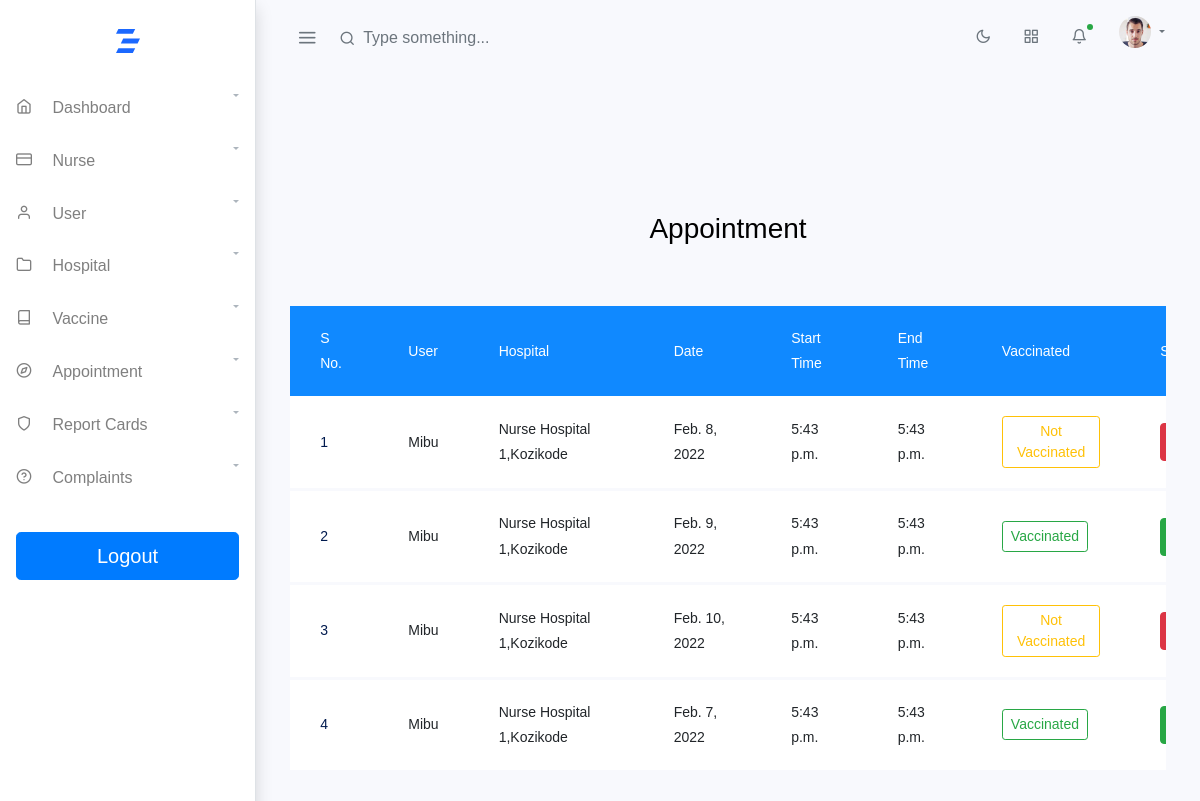
/appointment_view, run on the app's committed database.
### vaccineapp/models.py (models this page shows)
class Appointment(models.Model):
    User = models.ForeignKey(User, on_delete=models.CASCADE, related_name='appointment')
    Schedule = models.ForeignKey(VaccinationSchedule, on_delete=models.CASCADE)
    Status = models.IntegerField(default=0)
    Vaccine_Name = models.ForeignKey(Vaccine, on_delete=models.DO_NOTHING, null=True, blank=True)
    Vaccinated = models.BooleanField(default=False)

class User(models.Model):
    User = models.ForeignKey(Login, on_delete=models.CASCADE, related_name='user')
    Name = models.CharField(max_length=200)
    Contact_No = PhoneNumberField(unique=True, null=False, blank=False)
    Address = models.CharField(max_length=200)
    Child_Name = models.CharField(max_length=200)
    Child_Age = models.IntegerField()
    Child_Gender = models.CharField(max_length=100)
    Recent_Vaccination = models.TextField(null=True, blank=False)
    def __str__(self):
        return self.Name

class VaccinationSchedule(models.Model):
    Hospital = models.ForeignKey(Hospital, on_delete=models.CASCADE)
    Date = models.DateField()
    Start_Time = models.TimeField()
    End_Time = models.TimeField()

class Hospital(models.Model):
    Name = models.CharField(max_length=200)
    Place = models.CharField(max_length=200)
    Contact_No = PhoneNumberField(unique=True, null=False, blank=False)
    Email = models.EmailField()
    def __str__(self):
        return f'{self.Name},{self.Place}'

### vaccineapp/admin_views.py (the view)
# urls.py: path('appointment_view', admin_views.appointment_view, name='appointment_view'),
def appointment_view(request):
    a = Appointment.objects.all()
    return render(request, 'Admin/appointment_view.html', {'appointment': a})

### templates/Admin/appointment_view.html (shortened to what this page needs)
<!doctype html>
{% extends 'AdminPanel/AdminPanel.html' %}
{% block content %}
{% load static %}
<html lang="en">
  <head>
	<link rel="stylesheet" href="https://stackpath.bootstrapcdn.com/font-awesome/4.7.0/css/font-awesome.min.css">
	<link rel="stylesheet" href="{% static 'AdminPanel/assets/table/css/style.css' %}">
	</head>
	<body>
	<section class="ftco-section">
		<div class="container">
			<div class="row justify-content-center">
				<div class="col-md-6 text-center mb-5">
					<h2 class="heading-section">Appointment</h2>
				</div>
			</div>
			<div class="row">
				<div class="col-md-12">
					<div class="table-wrap">
						<table class="table">
						  <thead class="thead-primary">
						    <tr>
						      <th>S No.</th>
						      <th>User</th>
						      <th>Hospital</th>
						      <th>Date</th>
						      <th>Start Time</th>
						      <th>End Time</th>
							  <th>Vaccinated</th>
						      <th>Status</th>
						    </tr>
						  </thead>
						  <tbody>
						  {% for i in appointment %}
						    <tr>
						      <th>{{forloop.counter}}</th>
						      <td>{{i.User}}</td>
						      <td>{{i.Schedule.Hospital}}</td>
						      <td>{{i.Schedule.Date}}</td>
						      <td>{{i.Schedule.Start_Time}}</td>
						      <td>{{i.Schedule.End_Time}}</td>
								<td>{% if i.Vaccinated == False %}
                                       <a href="#" class="btn btn-outline-warning btn-sm">Not Vaccinated</a>
								  {% elif i.Vaccinated == True %}
								  	<a href="#" class="btn btn-outline-success btn-sm">Vaccinated</a>
								  {% endif %}
							  </td>
							 <td> {% if i.Status == 0 %}
								  <a href="{% url 'confirm_appointment' i.id %}" class="text-success">Confirm</a>/
							 	  <a href="{% url 'reject_appointment' i.id %}"class="text-danger">Reject</a>
							  {% elif i.Status == 1 %}
							  <button type="submit" value="Approval Confirmed" class="btn btn-success">  Confirmed</button>
					          {% elif i.Status == 2 %}
							  <button type="submit" value="Reject" class="btn btn-danger"> Reject</button>
							  {% endif %}
							 </td>
						    </tr>
						  {% endfor %}
						  </tbody>
						</table>
					</div>
				</div>
			</div>
		</div>
	</section>
	</body>
{% endblock %}

### templates/AdminPanel/AdminPanel.html (shortened to what this page needs)
<!doctype html>
{% load static %}
<html lang="en">
  <head>
    <link rel="stylesheet" href="{% static 'AdminPanel/assets/css/simplebar.css' %}">
    <link rel="stylesheet" href="{% static 'AdminPanel/assets/css/feather.css' %}">
    <link rel="stylesheet" href="{% static 'AdminPanel/assets/css/select2.css' %}">
    <link rel="stylesheet" href="{% static 'AdminPanel/assets/css/dropzone.css' %}">
    <link rel="stylesheet" href="{% static 'AdminPanel/assets/css/uppy.min.css' %}">
    <link rel="stylesheet" href="{% static 'AdminPanel/assets/css/jquery.steps.css' %}">
    <link rel="stylesheet" href="{% static 'AdminPanel/assets/css/jquery.timepicker.css' %}">
    <link rel="stylesheet" href="{% static 'AdminPanel/assets/css/quill.snow.css' %}">
    <link rel="stylesheet" href="{% static 'AdminPanel/assets/css/daterangepicker.css' %}">
    <link rel="stylesheet" href="{% static 'AdminPanel/assets/css/app-light.css' %}" id="lightTheme">
    <link rel="stylesheet" href="{% static 'AdminPanel/assets/css/app-dark.css' %}" id="darkTheme" disabled>
  </head>
  <body class="vertical  light  ">
    <div class="wrapper">
            <nav class="topnav navbar navbar-light">
        <button type="button" class="navbar-toggler text-muted mt-2 p-0 mr-3 collapseSidebar">
          <i class="fe fe-menu navbar-toggler-icon"></i>
        </button>
        <form class="form-inline mr-auto searchform text-muted">
          <input class="form-control mr-sm-2 bg-transparent border-0 pl-4 text-muted" type="search" placeholder="Type something..." aria-label="Search">
        </form>
        <ul class="nav">
          <li class="nav-item">
            <a class="nav-link text-muted my-2" href="#" id="modeSwitcher" data-mode="light">
              <i class="fe fe-sun fe-16"></i>
            </a>
          </li>
          <li class="nav-item">
            <a class="nav-link text-muted my-2" href="./#" data-toggle="modal" data-target=".modal-shortcut">
              <span class="fe fe-grid fe-16"></span>
            </a>
          </li>
          <li class="nav-item nav-notif">
            <a class="nav-link text-muted my-2" href="./#" data-toggle="modal" data-target=".modal-notif">
              <span class="fe fe-bell fe-16"></span>
              <span class="dot dot-md bg-success"></span>
            </a>
          </li>
          <li class="nav-item dropdown">
            <a class="nav-link dropdown-toggle text-muted pr-0" href="#" id="navbarDropdownMenuLink" role="button" data-toggle="dropdown" aria-haspopup="true" aria-expanded="false">
              <span class="avatar avatar-sm mt-2">
                <img src="{% static 'AdminPanel/assets/avatars/face-1.jpg' %}" alt="..." class="avatar-img rounded-circle">
              </span>
            </a>
          </li>
        </ul>
      </nav>
      <aside class="sidebar-left border-right bg-white shadow" id="leftSidebar" data-simplebar>
        <nav class="vertnav navbar navbar-light">
          <div class="w-100 mb-4 d-flex">
            <a class="navbar-brand mx-auto mt-2 flex-fill text-center" href="#">
            </a>
          </div>
          <ul class="navbar-nav flex-fill w-100 mb-2">
            <li class="nav-item dropdown">
              <a href="#dashboard" data-toggle="collapse" aria-expanded="false" class="dropdown-toggle nav-link">
                <i class="fe fe-home fe-16"></i>
                <span class="ml-3 item-text">Dashboard</span><span class="sr-only">(current)</span>
              </a>
            </li>
          </ul>
          <ul class="navbar-nav flex-fill w-100 mb-2">
            <li class="nav-item dropdown">
              <a href="#forms" data-toggle="collapse" aria-expanded="false" class="dropdown-toggle nav-link">
                <i class="fe fe-credit-card fe-16"></i>
                <span class="ml-3 item-text">Nurse</span>
              </a>
            </li>
          </ul>
          <ul class="navbar-nav flex-fill w-100 mb-2">
            <li class="nav-item dropdown">
              <a href="#profile" data-toggle="collapse" aria-expanded="false" class="dropdown-toggle nav-link">
                <i class="fe fe-user fe-16"></i>
                <span class="ml-3 item-text">User</span>
              </a>
            </li>
          </ul>
          <ul class="navbar-nav flex-fill w-100 mb-2">
            <li class="nav-item dropdown">
              <a href="#fileman" data-toggle="collapse" aria-expanded="false" class="dropdown-toggle nav-link">
                <i class="fe fe-folder fe-16"></i>
                <span class="ml-3 item-text">Hospital</span>
              </a>
            </li>
          </ul>
          <ul class="navbar-nav flex-fill w-100 mb-2">
            <li class="nav-item dropdown">
              <a href="#contact" data-toggle="collapse" aria-expanded="false" class="dropdown-toggle nav-link">
                <i class="fe fe-book fe-16"></i>
                <span class="ml-3 item-text">Vaccine</span>
              </a>
            </li>
          </ul>
           <ul class="navbar-nav flex-fill w-100 mb-2">
            <li class="nav-item dropdown">
              <a href="#support" data-toggle="collapse" aria-expanded="false" class="dropdown-toggle nav-link">
                <i class="fe fe-compass fe-16"></i>
                <span class="ml-3 item-text">Appointment</span>
              </a>
            </li>
           </ul>
          <ul class="navbar-nav flex-fill w-100 mb-2">
            <li class="nav-item dropdown">
              <a href="#auth" data-toggle="collapse" aria-expanded="false" class="dropdown-toggle nav-link">
                <i class="fe fe-shield fe-16"></i>
                <span class="ml-3 item-text">Report Cards</span>
              </a>
            </li>
          </ul>
          <ul class="navbar-nav flex-fill w-100 mb-2">
            <li class="nav-item dropdown">
              <a href="#authe" data-toggle="collapse" aria-expanded="false" class="dropdown-toggle nav-link">
                <i class="fe fe-help-circle fe-16"></i>
                <span class="ml-3 item-text">Complaints</span>
              </a>
            </li>
          </ul>
          <div class="btn-box w-100 mt-4 mb-1">
            <a class="btn mb-2 btn-primary btn-lg btn-block" href="{% url 'logout' %}">Logout</a>
          </div>
        </nav>
      </aside>
      <main role="main" class="main-content">
    <div>
        {% block content %}
            {% endblock %}
    </div>
      </main>
    </div>
  </body>
</html>

### static/AdminPanel/assets/css/simplebar.css (style rules this page uses)
[data-simplebar] { position: relative; flex-direction: column; flex-wrap: wrap; justify-content: flex-start; align-content: flex-start; align-items: flex-start; }

### static/AdminPanel/assets/css/feather.css (style rules this page uses)
.fe { font-family: "feather" !important; speak: none; font-style: normal; font-weight: normal; font-variant: normal; text-transform: none; line-height: 1; -webkit-font-smoothing: antialiased; -moz-osx-font-smoothing: grayscale; }
.fe-16 { font-size: 16px; }
.fe-bell:before { content: ""; }
.fe-book:before { content: ""; }
.fe-compass:before { content: ""; }
.fe-credit-card:before { content: ""; }
.fe-folder:before { content: ""; }
.fe-grid:before { content: ""; }
.fe-help-circle:before { content: ""; }
.fe-home:before { content: ""; }
.fe-menu:before { content: ""; }
.fe-shield:before { content: ""; }
.fe-sun:before { content: ""; }
.fe-user:before { content: ""; }

### data on the page
Appointment: User "Mibu", Schedule.Hospital "Nurse Hospital 1,Kozikode", Schedule.Date "Feb. 8, 2022", Schedule.Start_Time "5:43 p.m.", Schedule.End_Time "5:43 p.m.", Vaccinated "Not Vaccinated"
Appointment: User "Mibu", Schedule.Hospital "Nurse Hospital 1,Kozikode", Schedule.Date "Feb. 9, 2022", Schedule.Start_Time "5:43 p.m.", Schedule.End_Time "5:43 p.m.", Vaccinated "Vaccinated"
Appointment: User "Mibu", Schedule.Hospital "Nurse Hospital 1,Kozikode", Schedule.Date "Feb. 10, 2022", Schedule.Start_Time "5:43 p.m.", Schedule.End_Time "5:43 p.m.", Vaccinated "Not Vaccinated"
Appointment: User "Mibu", Schedule.Hospital "Nurse Hospital 1,Kozikode", Schedule.Date "Feb. 7, 2022", Schedule.Start_Time "5:43 p.m.", Schedule.End_Time "5:43 p.m.", Vaccinated "Vaccinated"
